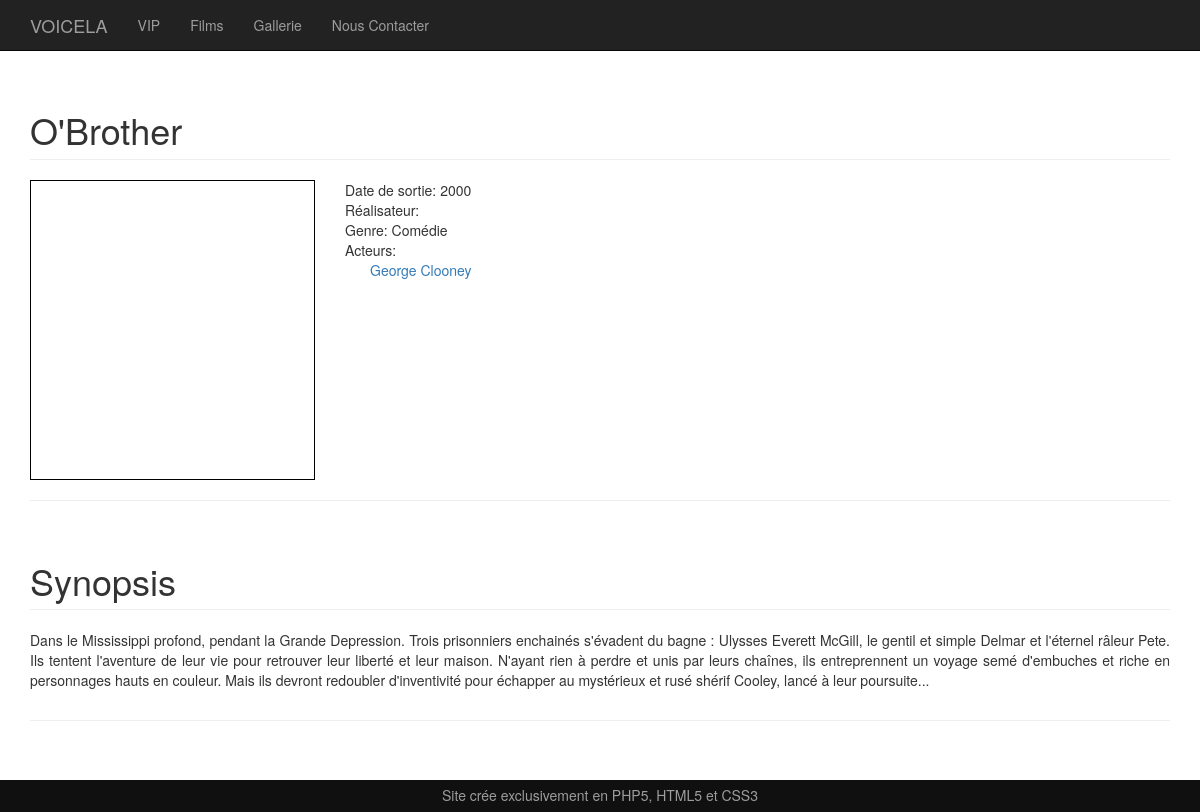
The app's page /index.php?action=details&idfilm=3 with its own data.
### tables this page shows
CREATE TABLE IF NOT EXISTS `film` (
  `numVisa` int(10) NOT NULL AUTO_INCREMENT,
  `titre` varchar(30) NOT NULL,
  `anneeSortie` int(4) NOT NULL,
  `numGenre` int(4) NOT NULL,
  `synopsis` text NOT NULL,
  `photo` varchar(250) NOT NULL,
  PRIMARY KEY (`numVisa`),
  KEY `numGenre` (`numGenre`)
);

CREATE TABLE IF NOT EXISTS `genre` (
  `numGenre` int(4) NOT NULL AUTO_INCREMENT,
  `libelleGenre` varchar(40) NOT NULL,
  PRIMARY KEY (`numGenre`,`libelleGenre`)
);

CREATE TABLE IF NOT EXISTS `vip` (
  `numVip` int(10) NOT NULL AUTO_INCREMENT,
  `nom` varchar(30) NOT NULL,
  `prenomUsuel` varchar(30) NOT NULL,
  `profession` varchar(30) NOT NULL,
  `civilite` varchar(1) NOT NULL,
  `dateNaissance` date NOT NULL,
  `lieuNaissance` varchar(100) NOT NULL,
  `situationPerso` int(1) NOT NULL,
  `numPays` int(3) NOT NULL,
  `imgProfil` varchar(255) DEFAULT NULL,
  PRIMARY KEY (`numVip`),
  KEY `numPays` (`numPays`)
);

### Model/FilmManager.php (called while the page is built, shortened)
<?php
class FilmManager extends Model{
	public function getFilmDetails($idfilm)
	{
		$sql = 'SELECT * FROM film WHERE numVisa=:numvisa';
		$param = array(':numvisa' => $idfilm);
		$req = $this->executerRequete($sql,$param);
		$film = $req->fetch(PDO::FETCH_ASSOC);
		$sql = 'SELECT v.numVip, nom, prenomUsuel FROM vip v, jouer j WHERE v.numVip=j.numVip and numVisa=:numvisa';
		$req = $this->executerRequete($sql,$param);
		$vip = $req->fetchall();
		$sql = 'SELECT g.numGenre, g.libelleGenre FROM genre g, film f WHERE g.numGenre=f.numGenre and f.numVisa=:numvisa';
		$req = $this->executerRequete($sql,$param);
		$genre = $req->fetchall();
		$sql = 'SELECT v.numVip, nom, prenomUsuel FROM vip v, realise r WHERE v.numVip=r.numVip and numVisa=:numvisa';
		$req = $this->executerRequete($sql,$param);
		$rea = $req->fetchall();
		$detail = array(
			"detail" => $film ,
			"vip" => $vip,
			"genre" => $genre,
			"rea" => $rea,
		);
		return $detail;
	}
}
?>

### Model/Model.php (called while the page is built)
<?php
abstract class Model {
  private static $bdd;
  protected function executerRequete($sql, $params = null) {
    if ($params == null) {
        $resultat = self::getBdd()->query($sql);
    }
    else {
        $resultat = self::getBdd()->prepare($sql);
        $resultat->execute($params);
    }
    return $resultat;
  }
  private static function getBdd(){
    if(self::$bdd ==null){
      require 'bin/connexion.php';
      self::$bdd = new PDO('mysql:host='.$host.';dbname='.$nombase, $user, $password,
        array(PDO::ATTR_ERRMODE => PDO::ERRMODE_EXCEPTION));
      self::$bdd->exec('SET NAMES utf8');
      self::$bdd->setAttribute(PDO::ATTR_ERRMODE,PDO::ERRMODE_EXCEPTION);
    }
    return self::$bdd;
  }
}

### Views/detailFilm.php (the view, shortened to what this page needs)
   <div class="container">
       <div class="row">
           <div class="col-lg-12">
               <h1 class="page-header"><?php echo $detail['titre'];?>
               </h1>
                   <div  class="col-md-3  col-sm-5  col-xs-10 img detail" style="background:url(<?php echo $detail['photo']; ?>) no-repeat center; background-size:cover;">
                   </div>
               <ul>
                   <li>Date de sortie: <?php echo $detail['anneeSortie'];?></li>
               <li>Réalisateur:
               <?php foreach($genre as $value){ ?>
                   <li>Genre: <?php echo $value['libelleGenre'];?></li>
               <?php } ?>
               <li>Acteurs:</li>
               <?php foreach($vip as $donnees){ ?>
                   <a href="index.php?action=details&amp;vipid=<?php echo $donnees['numVip']; ?>"><li id="acteur"><?php echo $donnees['prenomUsuel']. " " .$donnees['nom'];?></li></a>
               <?php } ?>
               </ul>
           </div>
       </div>
       <hr>
       <div class="row">
           <div class="col-lg-12">
               <h1 class="page-header">Synopsis
               </h1>
               <p><?php echo $detail['synopsis'];?></p>
           </div>
       </div>
       <hr>
<?php
	require'Views/layout.php';
?>

### Web/css/style.css (style rules this page uses)
body { padding-top: 70px; }
ul { list-style-type: none; }
#acteur { padding-left: 300px; }
p { text-align: justify; }
.img { height: 300px; border: 1px solid black; margin: 0px; padding: 0px; background: no-repeat; }
.detail { margin-right: 30px; }

### records on screen
film: titre "O'Brother", anneeSortie "2000", synopsis "Dans le Mississippi profond, pendant la Grande Depression. Trois prisonniers enchainés s'évadent du bagne : Ulysses Everett McGill, le gentil et simple Delmar et l'éternel râleur Pete. Ils tentent l'aventure de leur vie pour retrouver leur liberté et leur maison. N'ayant rien à perdre et unis par leurs chaînes, ils entreprennent un voyage semé d'embuches et riche en personnages hauts en couleur. Mais ils devront redoubler d'inventivité pour échapper au mystérieux et rusé shérif Cooley, lancé à leur poursuite..."
genre: libelleGenre "Comédie"
vip: prenomUsuel "George", nom "Clooney"
